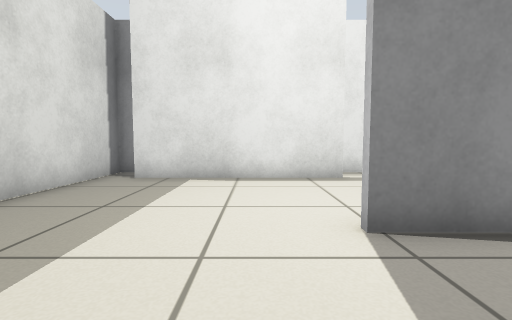
[1] (above)

12 first-person views from a walk through a Gazebo world. The camera is 0.54 m above the floor, tilts 4° down and sees 85° across. The floor is counted in squares, 0.5 m on a side. Each view is taken from the middle of a square. On the plan, view 1 faces up. The plan holds only what a view shows up to about 12 squares ahead; the rest is blank.

[2]
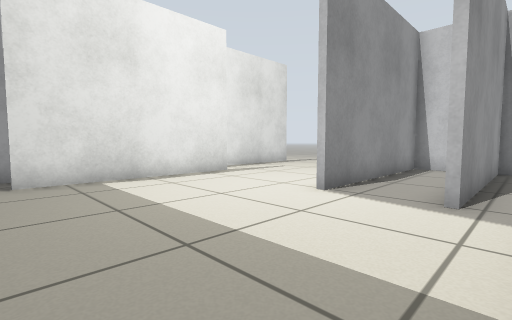

[3]
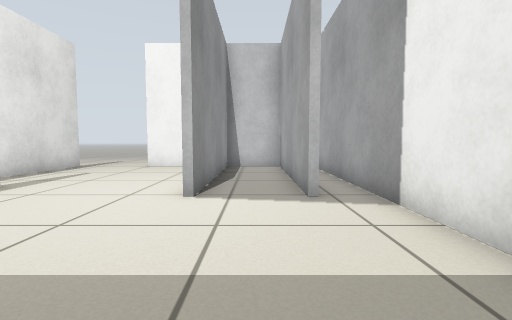

[4]
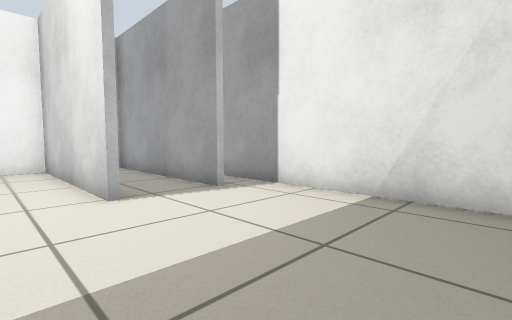

[5]
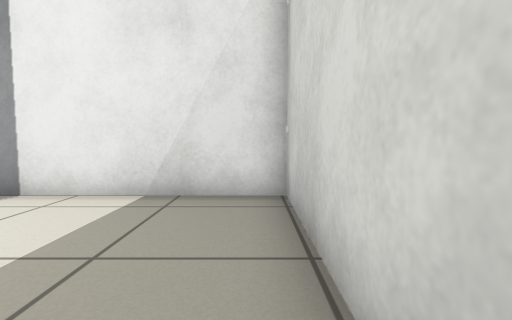

[6]
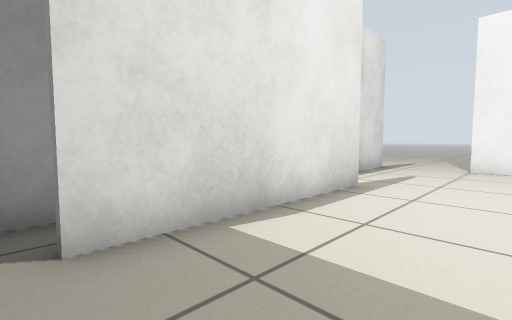

[7]
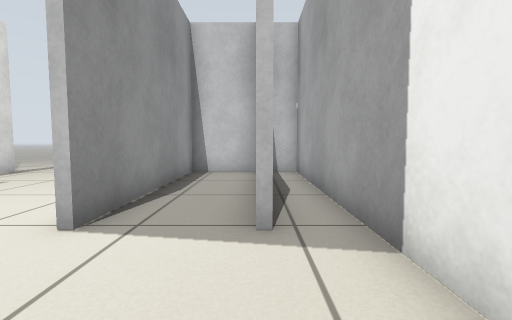

[8]
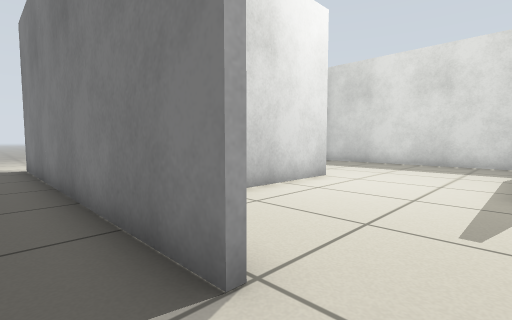

[9]
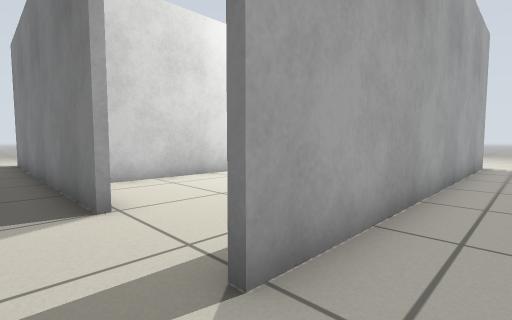

[10]
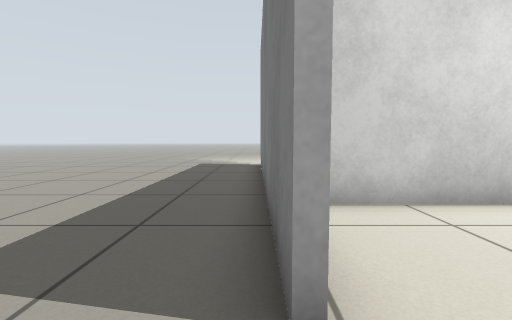

[11]
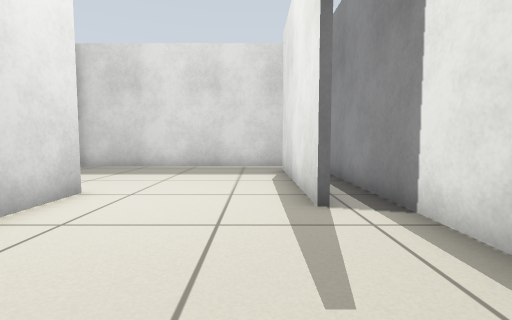

[12]
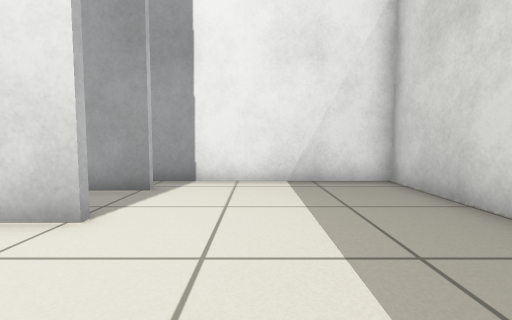

### Floor plan
Points are (right, up) in squares from view 1. A wall is a line through its corners. A room is listed if a view was taken in it or the views show most of it. See-through windows are left out.
Room 1 (views 1, 2, 3, 4, 5, 6, 7, 8, 10, 11, 12)
walls: (1.2, 3.4) (7.6, 3.4) (7.6, 6.5); (1.2, 1) (7.6, 1); (2.6, 8) (-3.5, 8); (7.8, 6.6) (7.8, -4.5); (7.6, 0.8) (1.2, 0.8); (7.8, 9.4) (-4.6, 9.4) (-4.6, -0.4) (7.6, -0.4) (7.6, 3.2) (1.2, 3.2)
ways out: opening at (8.5, 9) to room 2
Room 2 (view 9)
walls: (-4.8, 9.6) (7.8, 9.6)
ways out: opening at (8.5, 9) to room 1

Where each view was taken, in squares from view 1:
view 1: 0 up, 0 right, facing up
view 2: 0 up, 4 left, facing up-right
view 3: 2 up, 4 left, facing right
view 4: 5 up, 4 left, facing down-right
view 5: 5 up, 4 left, facing down
view 6: 5 up, 4 left, facing up-right
view 7: 1 up, 2 left, facing right
view 8: 8 up, 9 right, facing down-left
view 9: 11 up, 9 right, facing down-left
view 10: 8 up, 8 right, facing down
view 11: 7 up, 7 right, facing left
view 12: 7 up, 1 left, facing down
